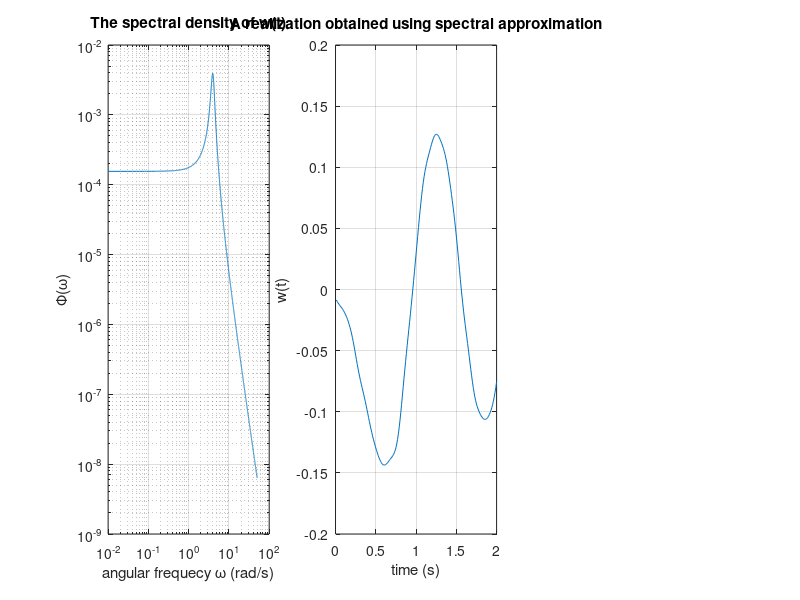

This chart was generated by the following MATLAB code: (Note: this script raises an error after producing the figure.)
%===============  *Examples of disturbance models of w(t)* ===============%
%
% We simulate independent realizations via two methods:
% (1) assuming the spectrum is 0 above a frequency w_max, then discretizing
% the frequency band [0,w_max] and using the spectral representation of the
% process to define a random continuous (and smooth) function approximating
% realizations of w(t)
% (2) discretizing the the linear filter and simulating its response to a
% white noise input
%
% Two given spectra are used. One with pole excess 4, and the other has
% pole excess 2 leading to realizations that are 2 times differentiable and
% one time differentiable, respectively.

% Mohamed Abdalmoaty
% abda@kth.se
% January 22, 2021

% ======================================================================= %
clear
close all

% == user's options
% choose model
model = 1;  % either 1 or 2
% request values at random times?
randTimes = true; % if false a uniform grid is fitted within the original one
n         = 50; %number of requested samples; used only if randTimes = true;
M         = 1;     % number of required realizations (not really used now)
dt        = 0.01;  % initial time resolution in seconds
tfinal    = 2; % length of realizations in seconds

%=========================================================================%



% == the linear filter == %
% Suppose that is Gw(s) = sigma/(a*s^2 + b*2*s +c)
% the parameters sigma, a, b, and c are known (for now)
sigma = 0.5;   % this parameter tunes the magnitude of the disturbance
omega = 4;   % natural freq. in rad/s (tunes freq. contents/fluctuations)
zeta  = 0.1; % dampling coefficient (tunes damping)
a     = 1;
b     = 2*omega*zeta;
c     = omega^2;
s     = tf('s');
Gw    = sigma/(a*s^2 + b*s +c);
% isstable(Gw) % the filter is stable




% == the spectral factor
if model == 1
    w_max = 50;           % rad/sec
    dw    = 0.01;        % rad/sec  delta w (the realizations are periodic with period 2*pi/dw)
elseif model == 2
    % use these values for model 2
    w_max = 350;
    dw    = 0.01;
end
W     = dw:dw:w_max;  % a grid of frequencies
% S(w) = G(iw) G(-iw)/ 2*pi
% approximation is periodic with period 2*pi/dw
if model == 1
    % model 1
    specFac = @(s) (sigma)./(sqrt(2*pi)*(a*s.^2 + b*s +c));
elseif model == 2
    % model 2: the one used in spectral_Monte_Carlo
    specFac = @(s) (s+1)./(sqrt(2*pi)*(1*s.^2 + sqrt(12)*s +1));%
end
spec    = (specFac(W*1i)).*specFac(-W*1i);  % S(w)
figure('position',  [200, 400, 1500, 500])
subplot(1,3,1)
loglog(W,spec); grid on
title('The spectral density of w(t)')
xlabel('angular frequecy \omega (rad/s)'); ylabel('\Phi(\omega)')



% == spectral approximation
Phi = rand(M,length(W))*2*pi; % sample random phases uniformly in [0,2*pi]
% w(t) = sum_k A_k cos(w_k t + phi_k)
% Ak = 2 sqrt(S(w_k)*dw)
% phi_k is uniform RV
w = @(t) sum(2*sqrt(dw*spec).*cos(W*t + Phi),2)'; % the process w(t)

% evaluating w(t) on a uniform time grid for inspection
T = dt:dt:tfinal;
wT = zeros(length(T),M); % allocate memory space
for i = 1:length(T)
    wT(i,:) = w(T(i));
    % each column of wT is a realization of w(t), 0<t<tfinal
end
subplot(1,3,2)
plot(T, wT(:,1)); grid on
title('A realization obtained using spectral approximation')
xlabel('time (s)'); ylabel('w(t)')



% == discrete-time model simulation
if model == 1
    % continuous-time state-space model matrices of Gw
    Aw = [0 -c;
        1 -b;];
    Bw = [sigma; 0;];
    C  = [0 1];
elseif model == 2
    % The model we tried in spectral_Monte_Carlo.m
    Aw = [0 -1;
        1 -sqrt(12);];
    Bw = [1; 1;];
    C  = [0 1];
end
% find the corresponding discrete-time matrices
F       = [-Aw             Bw*Bw';
    zeros(size(Aw))   Aw';]*dt;
expF    = expm(F);
% the indices need to be updated to work generically
Awd     = expF(3:4,3:4)';
Sigma_w = Awd* expF(1:2,3:4); % cov matrix of discrete-time nosie
Bwd     = chol(Sigma_w,'lower');

Gwd = ss(Awd,eye(2),C,0,dt); % the discret-time linear filter
Q = dlyap(Awd,Bwd*Bwd'); % initial state-covariance
% evaluating the discretized w(t) for inspection
wTd = zeros(length(T),M); % allocate memory space
x = zeros(length(T),length(Awd),M); % state trajectories

for mc = 1:M
    [wTd(:,mc),~, x(:,:,mc)] = lsim(Gwd, chol(Sigma_w,'lower')*randn(2,length(T)),[0 T(1:end-1)], chol(Q,'lower')*randn(2,1));
    % a random initial state is used; Here lsim is used for efficiency but it is not needed.
    % One can simply use the state-space equations.
end
subplot(1,3,3)
plot(T, wTd(:,1));  grid on
title('A realization simulated via a discretized model')
xlabel('time (s)'); ylabel('w(t)')



% == Generating arbitrary intersamples values using the discretized model
% For this we need to record the state trajectory
realization     = 1; % just chose to work on the first realization here, x(:,:,1)
switch randTimes
    case true
        requested_times = rand(n,1)*(tfinal-dt)  + dt;  % random values in [dt,tfinal]
        %         n               = 1; %number of requested samples;
        %         requested_times = 1.45865;  % random values in [dt,tfinal]
    case false
        requested_times = (dt+0.8*dt):10*dt:tfinal;
        n = length(requested_times);
end

% the following random variables are used to generate the required states
% I'm fixing them here so that I can use the same number later when trying
% an alternative method below
zeta = randn(2,n);

prev_x_indx      = floor(requested_times./dt);
prev_t           = prev_x_indx*dt;
dt_requested     = requested_times - prev_t;
requested_states = zeros(length(Awd),n);

for r = 1:n
    x_given          = [x(prev_x_indx(r),:,1)';  x(prev_x_indx(r)+1,:,1)';];  % given state
    expF_prev        = expm(F*(prev_t(r)/dt));
    expF_requested   = expm(F*(requested_times(r)/dt));
    expF_next        = expm(F*((prev_t(r)+dt)/dt));
    
    % the indices need to be updated to work generically
    % Note here that we can use P_prev = P_requested = P_next = Q
    % the computations as used in this loop are do not converge in general
    % due to numerical issues (!). It is used here for illustration/comparison
    P_prev = expF_prev(3:4,3:4)'*Q*expF_prev(3:4,3:4)+...
        expF_prev(3:4,3:4)'*expF_prev (1:2,3:4);
    P_requested =  expF_requested(3:4,3:4)'*Q*expF_requested(3:4,3:4)+...
        expF_requested(3:4,3:4)'*expF_requested(1:2,3:4);
    P_next = expF_next(3:4,3:4)'*Q*expF_next(3:4,3:4)+...
        expF_next(3:4,3:4)'*expF_next(1:2,3:4);
    
    cov_x_requested_given = [expm(Aw*(requested_times(r)-prev_t(r)))*P_prev...
                             P_next*expm(Aw*(prev_t(r)+dt-requested_times(r)))'];
    P_prev_next           =  P_next*Awd';
    cov_x_given           = [P_prev         P_prev_next
                             P_prev_next'   P_next];
    
    cond_mean_x_req = cov_x_requested_given*(cov_x_given\x_given);
    cond_cov_x_req  = P_requested - (cov_x_requested_given*(cov_x_given\(cov_x_requested_given')));
    
    % eigendecomposition
    [V,D] = eig((cond_cov_x_req'*cond_cov_x_req)/2);
    D(D<0) = 0; % replace negative eigenvalues by zero;
    % chol(cond_cov_x_req,'lower')
    
    % realize the state
    requested_states(:,r) =cond_mean_x_req + (V*sqrt(D))*zeta(:,r);
    % requested_states(:,r) = mvnrnd(cond_mean_x_req,cond_cov_x_req,1); % alternative way
end
requested_samples = requested_states(2,:);  % measure

subplot(1,3,3)
hold all
plot(requested_times,requested_samples,'Marker','.','MarkerSize',22,'LineStyle','none')



% another method for conditional sampling
requested_states_alt_method = zeros(length(Awd),n);
for r = 1:n
    x_given = [x(prev_x_indx(r),:,1)';  x(prev_x_indx(r)+1,:,1)';];  % given state
    
    dt1 = requested_times(r)-prev_t(r);
    dt2 = prev_t(r)+dt-requested_times(r);
    
    expF_prev    = expm(F*(dt1/dt));
    Sigma_w_prev = expF_prev(3:4,3:4)'* expF_prev(1:2,3:4); % cov matrix of discrete-time nosie
    Awd_prev     = expF_prev(3:4,3:4)';
    
    expF_next    = expm(F*(dt2/dt));
    Sigma_w_next = expF_next(3:4,3:4)'* expF_next(1:2,3:4); % cov matrix of discrete-time nosie
    Awd_next     = expF_next(3:4,3:4)';
    % the increment in the time interval where the value is requested
    Z = x_given(length(Aw)+1:end) - Awd*x_given(1:length(Aw));
    
    % cond. distribution of increment from requested time to next time on the
    % grid
    cov_Z  = (Awd_next*Sigma_w_prev*Awd_next') + Sigma_w_next;
    
    cond_mean_w_req = (Sigma_w_prev*Awd_next')*(cov_Z\Z);
    cond_cov_w_req  = Sigma_w_prev - ((Sigma_w_prev*Awd_next')*(cov_Z\((Sigma_w_prev*Awd_next')')));
    % eigendecomposition is used to find a square root of the cov matrix
    [V,D] = eig((cond_cov_w_req'*cond_cov_w_req)/2);
    D(D<0) = 0; % replace negative eigenvalues by zero;
    % chol(cond_cov_w_req,'lower') can be used if we are sure cond_cov_w_req
    % is positive definite matrix. Here, when dt1 and dt2 are small, the
    % matrix cond_cov_w_req can be singular
    increment_prev = cond_mean_w_req + (V*sqrt(D))*zeta(:,r);
    increment_next = Z - Awd_next*increment_prev;
    
    % realize the state
    requested_states_alt_method(:,r) = Awd_prev*x_given(1:length(Aw))+increment_prev;
end
requested_samples_alt_method = requested_states_alt_method(2,:);  % measure

subplot(1,3,3)
hold all
plot(requested_times,requested_samples_alt_method,'Marker','.',...
    'MarkerSize',12,'LineStyle','none', 'color','g')



% Checking validity of method algebrically. Use the last value of r
% further statistical checks can be done, but I haven't implemented any.

Z = x_given(length(Aw)+1:end) - Awd*x_given(1:length(Aw));
inc1 = requested_states(:,r) - Awd_prev*x_given(1:length(Aw));
inc2 =  x_given(length(Aw)+1:end) - Awd_next*requested_states(:,r);
% checkValues must be zero if the methods are successful
checkValue1 = Z - Awd_next*inc1 - inc2
checkValue2 = x_given(length(Aw)+1:end) - (Awd_next*(Awd_prev*x_given(1:length(Aw)) + inc1) +  inc2)
checkValue3 = x_given(length(Aw)+1:end)- (Awd_next*Awd_prev*x_given(1:length(Aw))...
    + Awd_next*increment_prev +  increment_next)












% x_{t-1} = A_{t-1} x_{t-2} + z_{t-2}
% x_{t} = A_{t|t-1} x_{t-1} + z_{t-1}
% 
% 
% x_s = A_{s|t-1} x_{t-1} + v
% x_{t} =  A_{t|s} x_s + w
% 
% 
% 
% 
% x_{t} = A_{t|s} (A_{s|t-1} x_{t-1} + v) + w
%       = A_{t|s} A_{s|t-1} x_{t-1} + A_{t|s} v + w
%       
%  {  A_{t|s} A_{s|t-1} = A_{t|t-1}  } ==>
%        
%       = A_{t|t-1} x_{t-1} + (A_{t|s} v + w)
%       
%       
%       
% z_{t-1} = x_{t} - A_{t|t-1} x_{t-1} = (A_{t|s} v + w)
% 
% 
% z_{t-1} = (A_{t|s} v + w)
% 
% 
% z_{t-1}
% v
% w          

































